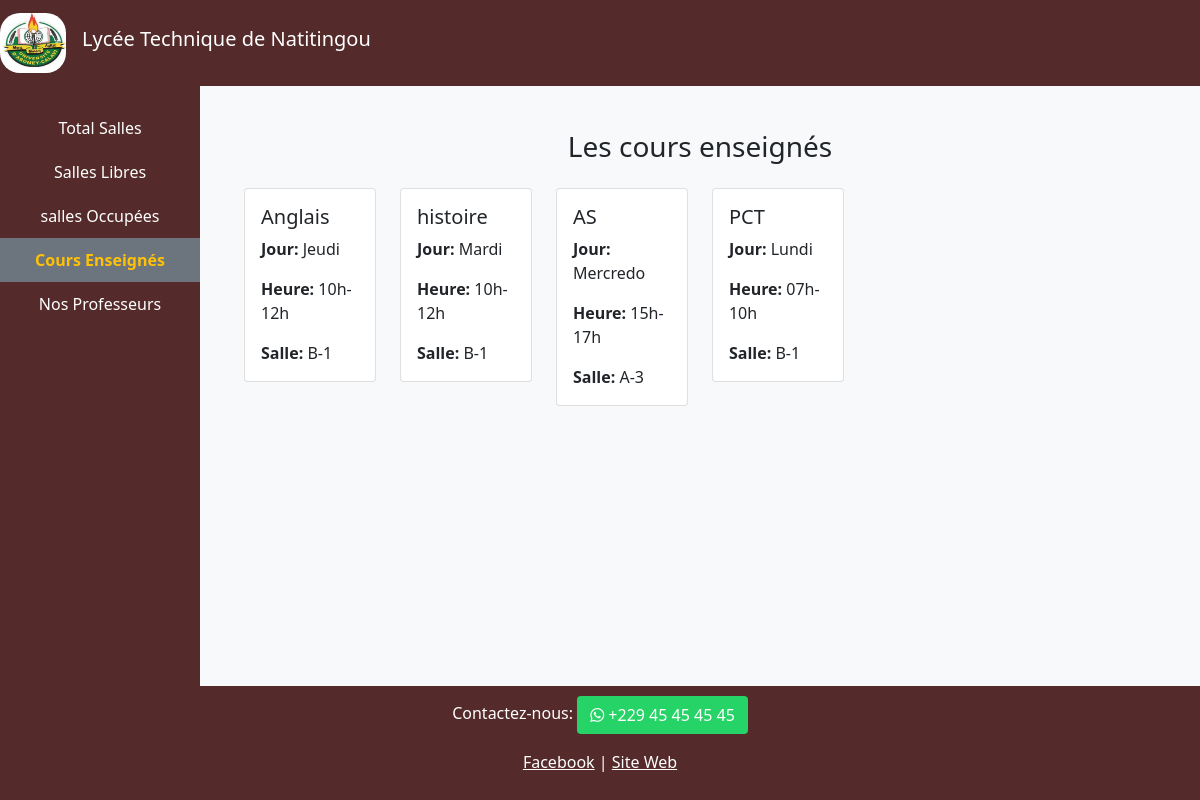
The app's page /cours, older data.
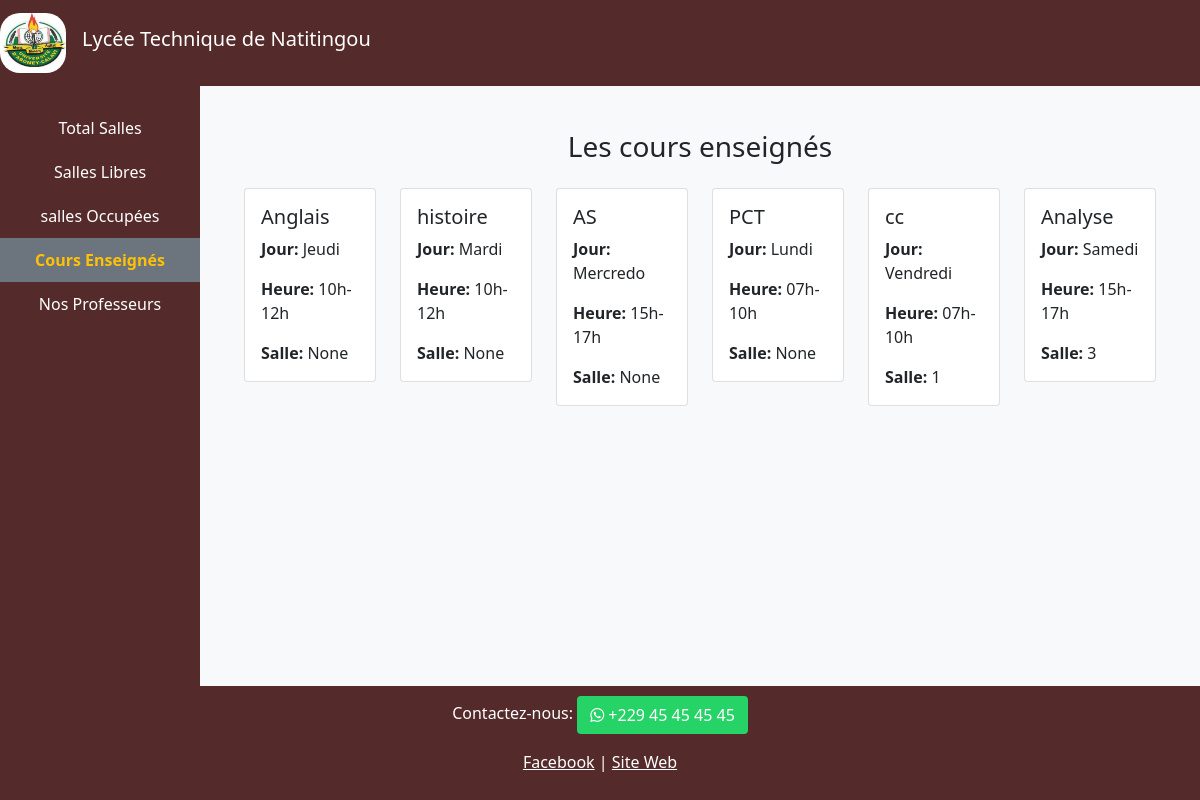
The same page, newer data.
### cours/models.py (models this page shows, shortened)
class Cours(models.Model):
    JOURS = (
        ('Lundi', 'Lundi'),
        ('Mardi', 'Mardi'),
        ('Mercredi', 'Mercredi'),
        ('Jeudi', 'Jeudi'),
        ('Vendredi', 'Vendredi'),
         ('Samedi', 'Samedi')
        )
    HEURES = (
        ('07h-10h', '07h-10h'),
        ('10h-12h', '10h-12h'),
        ('15h-17h', '15h-17h'),
        ('17h-19h', '17h-18h')
    )
    libelle = models.CharField(max_length=10)
    jour = models.CharField(max_length=400, null=True, choices=JOURS)
    heure = models.CharField(max_length=400, null=True, choices=HEURES)
    salle = models.ForeignKey(Salle, null=True, on_delete=models.SET_NULL)

### salle/models.py (models this page shows)
class Salle(models.Model):
    numero = models.CharField(max_length=10)
    batiment = models.CharField(max_length=1, choices=[('A', 'A'), ('B', 'B'), ('C', 'C')])
    capacite = models.IntegerField()
    def __str__(self):
        return self.numero

### cours/views.py (the view)
# urls.py: path('', views.cours, name='cours'),
def cours(request):
    cours = Cours.objects.all()
    return render(request, 'cours/cours.html', {'cours': cours})

### templates/cours/cours.html
{% extends 'main.html' %}
{% block content %}
 <div class="sidebar d-none d-lg-block">
    <a href="{% url 'index'%}">Total Salles</a>
    <a href="{% url 'salles_libres'%}">Salles Libres</a>
    <a href="{% url 'salles_occupees'%}">salles Occupées</a>
    <a href="{% url 'cours'%}" class="bg-secondary text-warning"><strong>Cours Enseignés</strong></a>
    <a href="{% url 'professeur'%}">Nos Professeurs</a>
 </div>
<div class="main-content">
    <div class="container mt-4">
        <h3 class="mb-4" style="text-align: center;">Les cours enseignés</h3>
        <div class="row">
            {% for cour in cours %}
            <div class="col-lg-2 col-md-3 col-sm-6 col-6 mb-2 ">
                <div class="card case">
                    <div class="card-body">
                        <h5 class="card-title">{{ cour.libelle }}</h5>
                        <p class="card-text"><strong>Jour:</strong> {{ cour.jour }}</p>
                        <p class="card-text"><strong>Heure:</strong> {{ cour.heure }}</p>
                        <p class="card-text"><strong>Salle:</strong> {{ cour.salle }}</p>
                    </div>
                </div>
            </div>
            {% endfor %}
        </div>
    </div>
</div>
{% endblock content %}

Row changes from the older to the newer data that the page shows:
changed Cours "Anglais": salle "B-1" → "None"
changed Cours "histoire": salle "B-1" → "None"
changed Cours "AS": salle "A-3" → "None"
changed Cours "PCT": salle "B-1" → "None"
added Cours: libelle "cc", jour "Vendredi", heure "07h-10h", salle "1"
added Cours: libelle "Analyse", jour "Samedi", heure "15h-17h", salle "3"
